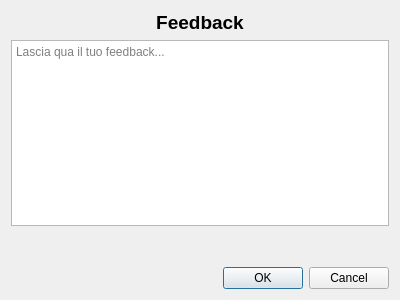
<?xml version="1.0" encoding="UTF-8"?>
<ui version="4.0">
 <class>Dialog</class>
 <widget class="QDialog" name="Dialog">
  <property name="geometry">
   <rect>
    <x>0</x>
    <y>0</y>
    <width>400</width>
    <height>300</height>
   </rect>
  </property>
  <property name="windowTitle">
   <string>Feedback</string>
  </property>
  <layout class="QVBoxLayout" name="verticalLayout_Main">
   <item>
    <widget class="QLabel" name="lblTitoloFeedback">
     <property name="font">
      <font>
       <pointsize>14</pointsize>
       <weight>75</weight>
       <bold>true</bold>
      </font>
     </property>
     <property name="text">
      <string>Feedback</string>
     </property>
     <property name="alignment">
      <set>Qt::AlignCenter</set>
     </property>
    </widget>
   </item>
   <item>
    <widget class="QTextEdit" name="txtFeedback">
     <property name="placeholderText">
      <string>Lascia qua il tuo feedback...</string>
     </property>
    </widget>
   </item>
   <item>
    <spacer name="verticalSpacer">
     <property name="orientation">
      <enum>Qt::Vertical</enum>
     </property>
     <property name="sizeHint" stdset="0">
      <size>
       <width>20</width>
       <height>40</height>
      </size>
     </property>
    </spacer>
   </item>
   <item>
    <widget class="QDialogButtonBox" name="buttonBox">
     <property name="orientation">
      <enum>Qt::Horizontal</enum>
     </property>
     <property name="standardButtons">
      <set>QDialogButtonBox::Cancel|QDialogButtonBox::Ok</set>
     </property>
     <property name="centerButtons">
      <bool>false</bool>
     </property>
    </widget>
   </item>
  </layout>
 </widget>
 <resources/>
 <connections>
  <connection>
   <sender>buttonBox</sender>
   <signal>accepted()</signal>
   <receiver>Dialog</receiver>
   <slot>accept()</slot>
   <hints>
    <hint type="sourcelabel">
     <x>248</x>
     <y>289</y>
    </hint>
    <hint type="destinationlabel">
     <x>157</x>
     <y>194</y>
    </hint>
   </hints>
  </connection>
  <connection>
   <sender>buttonBox</sender>
   <signal>rejected()</signal>
   <receiver>Dialog</receiver>
   <slot>reject()</slot>
   <hints>
    <hint type="sourcelabel">
     <x>316</x>
     <y>289</y>
    </hint>
    <hint type="destinationlabel">
     <x>286</x>
     <y>194</y>
    </hint>
   </hints>
  </connection>
 </connections>
</ui>
